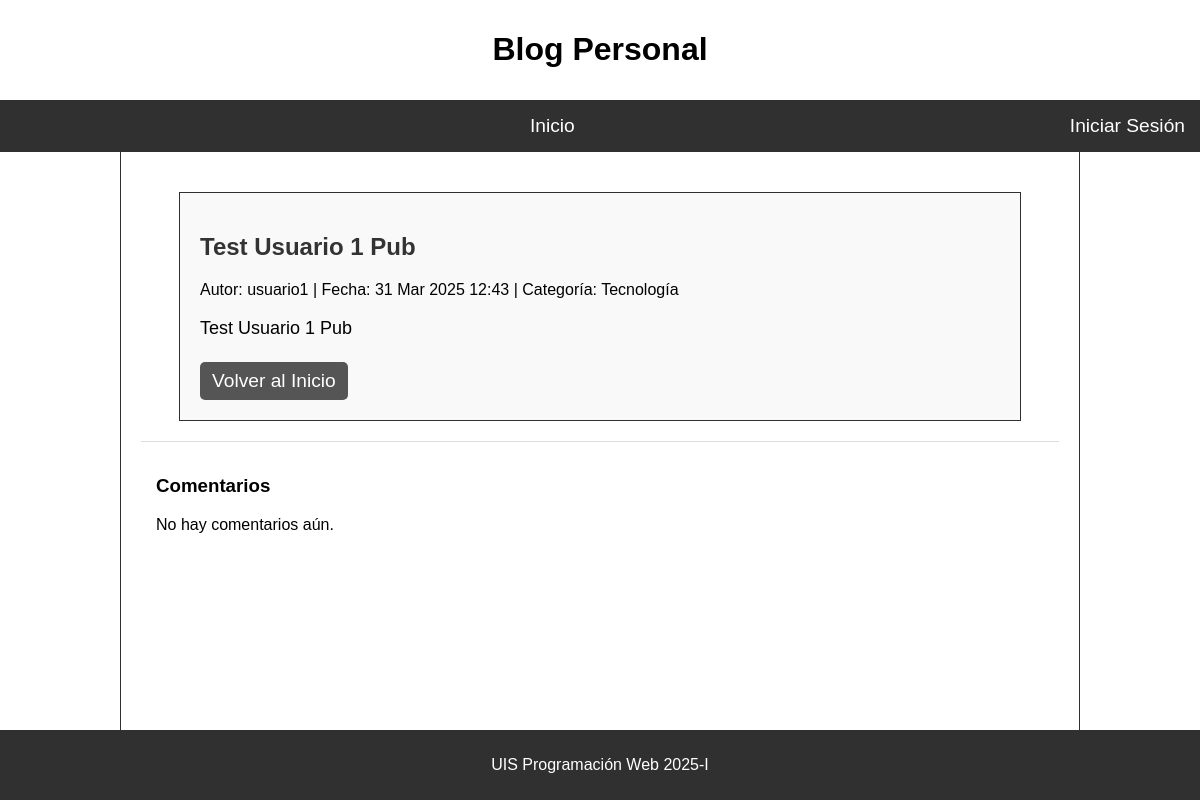
The app's page /publicacion/7/ with its own data.
### post/models.py (models this page shows, shortened)
class Post(models.Model):
    title = models.CharField(max_length=200)
    content = models.TextField()
    author = models.ForeignKey(User, on_delete=models.CASCADE)  # Relación con usuario
    category = models.ForeignKey(Category, on_delete=models.SET_NULL, null=True, blank=True)  # Relación con categoría
    created_at = models.DateTimeField(auto_now_add=True)
    updated_at = models.DateTimeField(auto_now=True)
    published = models.BooleanField(default=True)

class Category(models.Model):
    name = models.CharField(max_length=100, unique=True)
    class Meta:
        verbose_name = "Category"
        verbose_name_plural = "Categories"

### post/views.py (the view, shortened to what this page needs)
# urls.py: path('publicacion/<int:post_id>/', views.detalle_publicacion, name='detalle_publicacion'),
def detalle_publicacion(request, post_id):
    post = get_object_or_404(Post, id=post_id)
    comentarios = post.comments.all().order_by('-created_at')  # Trae todos los comentarios ordenados por fecha
    form = CommentForm()
    return render(request, 'post/detalle_publicacion.html', {
        'post': post,
        'comentarios': comentarios,
        'form': form
    })

### post/templates/post/detalle_publicacion.html (shortened to what this page needs)
{% extends "post/base.html" %}
{% load static %}
{% block extra_head %}
<link rel="stylesheet" href="{% static 'post/css/detalle_publicacion.css' %}">
{% endblock extra_head%}
{% block content %}
<div class="detalle-publicacion">
    <h2 class="post-title">{{ post.title }}</h2>
    <p class="post-meta">
        Autor: {{ post.author.username }} | Fecha: {{ post.created_at|date:"d M Y H:i" }} | Categoría: {{ post.category.name|default:"Sin categoría" }}
    </p>
    <div class="post-content">
        {{ post.content }}
    </div>
    {% if user.is_authenticated %}
        <div class="post-actions">
            <a href="{% url 'publicaciones' %}" class="btn-volver">Volver a Publicaciones</a>
            {% if user == post.author or user.is_superuser %}
                <a href="{% url 'editar_publicacion' post.id %}" class="btn-editar">Editar</a>
                <a href="{% url 'eliminar_publicacion' post.id %}" class="btn-eliminar">Eliminar</a>
            {% endif %}
        </div>
    {% else %}
        <div class="post-actions">
            <a href="{% url 'index' %}" class="btn-volver">Volver al Inicio</a>
        </div>
    {% endif %}
</div>
<div class="comentarios-section">
    <h3>Comentarios</h3>
    {% for comentario in comentarios %}
        <div class="comentario">
            <p><strong>{{ comentario.author.username }}</strong> - {{ comentario.created_at|date:"d M Y H:i" }}</p>
            <p>{{ comentario.content }}</p>
        </div>
    {% empty %}
        <p>No hay comentarios aún.</p>
    {% endfor %}
</div>
{% endblock %}

### post/static/post/css/base.css (style rules this page uses)
html, body { height: 100%; margin: 0; }
body { display: flex; font-family: Arial, sans-serif; flex-direction: column; }
a { text-decoration: none; color: #ffffff; font-size: 1.2em; }

### post/static/post/css/detalle_publicacion.css (style rules this page uses)
.detalle-publicacion { max-width: 800px; margin: 20px auto; padding: 20px; border: 1px solid #303030; background: #f9f9f9; }
.post-title { font-size: 24px; color: #333; }
.post-content { margin-top: 15px; font-size: 18px; line-height: 1.5; }
.post-actions { margin-top: 20px; }
.btn-volver, .btn-editar, .btn-eliminar { display: inline-block; margin-right: 10px; padding: 8px 12px; border-radius: 5px; text-decoration: none; color: white; }
.btn-volver { background-color: #555; }
.comentarios-section { margin-top: 20px; padding: 15px; border-top: 1px solid #ddd; }

### records on screen
Post: title "Test Usuario 1 Pub", author.username "usuario1", created_at "31 Mar 2025 12:43", category.name "Tecnología", content "Test Usuario 1 Pub"
